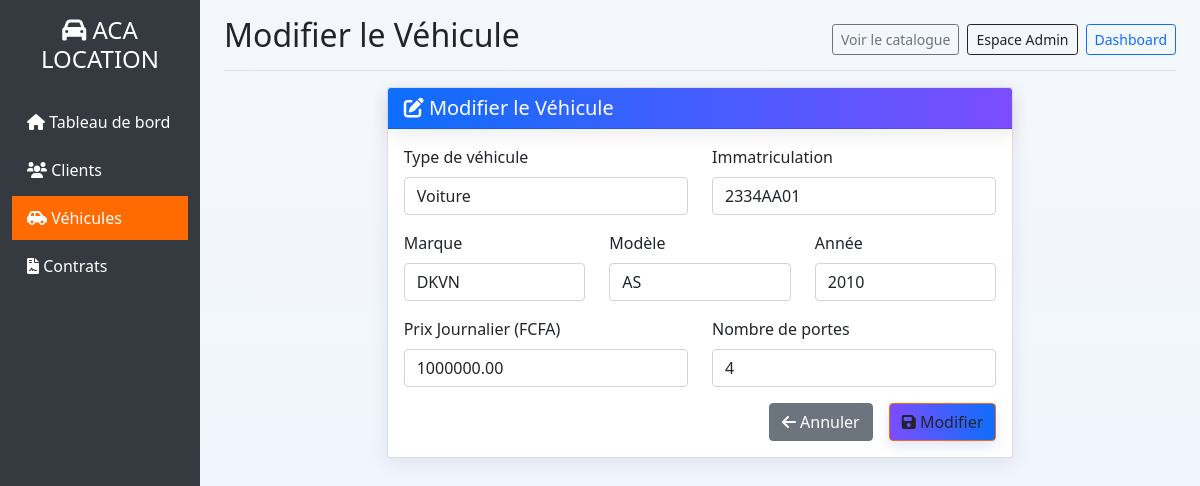
The page /vehicules/modifier/1/ (signed in) on the database its author committed.
### gestion/models.py (models this page shows, shortened)
class Vehicule(models.Model):
    TYPE_VEHICULE = [
        ('voiture', 'Voiture'),
        ('moto', 'Moto'),
    ]
    type_vehicule = models.CharField(max_length=20, choices=TYPE_VEHICULE)
    marque = models.CharField(max_length=100)
    modele = models.CharField(max_length=100)
    annee = models.IntegerField()
    immatriculation = models.CharField(max_length=20, unique=True)
    prix_journalier = models.DecimalField(max_digits=10, decimal_places=2, validators=[MinValueValidator(0)])
    cylindree = models.IntegerField(blank=True, null=True)
    nombre_portes = models.IntegerField(blank=True, null=True)
    disponible = models.BooleanField(default=True)
    image = models.ImageField(upload_to='vehicules/', blank=True, null=True)
    date_ajout = models.DateTimeField(auto_now_add=True)
    class Meta:
        verbose_name = "Véhicule"
        verbose_name_plural = "Véhicules"
        ordering = ['-date_ajout']
    class Meta:
        verbose_name = "Véhicule"
        verbose_name_plural = "Véhicules"

### gestion/views.py (the view)
# urls.py: path('vehicules/modifier/<int:id>/', views.modifier_vehicule, name='modifier_vehicule'),
@staff_member_required
def modifier_vehicule(request, id):
    vehicule = get_object_or_404(Vehicule, id=id)
    if request.method == 'POST':
        form = VehiculeForm(request.POST, instance=vehicule)
        if form.is_valid():
            form.save()
            messages.success(request, 'Véhicule modifié avec succès!')
            return redirect('liste_vehicules')
    else:
        form = VehiculeForm(instance=vehicule)
    return render(request, 'gestion/vehicules/modifier.html', {'form': form, 'vehicule': vehicule})

### gestion/forms.py
class VehiculeForm(forms.ModelForm):
    class Meta:
        model = Vehicule
        fields = ['type_vehicule', 'marque', 'modele', 'annee', 'immatriculation',
                 'prix_journalier', 'cylindree', 'nombre_portes']
        widgets = {
            'type_vehicule': forms.Select(attrs={'class': 'form-control'}),
            'marque': forms.TextInput(attrs={'class': 'form-control'}),
            'modele': forms.TextInput(attrs={'class': 'form-control'}),
            'annee': forms.NumberInput(attrs={'class': 'form-control'}),
            'immatriculation': forms.TextInput(attrs={'class': 'form-control'}),
            'prix_journalier': forms.NumberInput(attrs={'class': 'form-control', 'step': '0.01'}),
            'cylindree': forms.NumberInput(attrs={'class': 'form-control'}),
            'nombre_portes': forms.NumberInput(attrs={'class': 'form-control'}),
        }

### gestion/templates/gestion/vehicules/modifier.html (shortened to what this page needs)
{% extends 'gestion/base.html' %}
{% block page_title %}Modifier le Véhicule{% endblock %}
{% block content %}
<div class="row justify-content-center">
    <div class="col-md-8">
        <div class="card">
            <div class="card-header bg-primary-custom text-white">
                <h5 class="mb-0"><i class="fas fa-edit"></i> Modifier le Véhicule</h5>
            </div>
            <div class="card-body">
                <form method="post">
                    <div class="row">
                        <div class="col-md-6 mb-3">
                            <label for="{{ form.type_vehicule.id_for_label }}" class="form-label">Type de véhicule</label>
                            {{ form.type_vehicule }}
                        </div>
                        <div class="col-md-6 mb-3">
                            <label for="{{ form.immatriculation.id_for_label }}" class="form-label">Immatriculation</label>
                            {{ form.immatriculation }}
                        </div>
                    </div>
                    <div class="row">
                        <div class="col-md-4 mb-3">
                            <label for="{{ form.marque.id_for_label }}" class="form-label">Marque</label>
                            {{ form.marque }}
                        </div>
                        <div class="col-md-4 mb-3">
                            <label for="{{ form.modele.id_for_label }}" class="form-label">Modèle</label>
                            {{ form.modele }}
                        </div>
                        <div class="col-md-4 mb-3">
                            <label for="{{ form.annee.id_for_label }}" class="form-label">Année</label>
                            {{ form.annee }}
                        </div>
                    </div>
                    <div class="row">
                        <div class="col-md-6 mb-3">
                            <label for="{{ form.prix_journalier.id_for_label }}" class="form-label">Prix Journalier (FCFA)</label>
                            {{ form.prix_journalier }}
                        </div>
                        <div class="col-md-6 mb-3">
                            {% if vehicule.type_vehicule == 'voiture' %}
                            <label for="{{ form.nombre_portes.id_for_label }}" class="form-label">Nombre de portes</label>
                            {{ form.nombre_portes }}
                            {% else %}
                            <label for="{{ form.cylindree.id_for_label }}" class="form-label">Cylindrée (cc)</label>
                            {{ form.cylindree }}
                            {% endif %}
                        </div>
                    </div>
                    <div class="d-grid gap-2 d-md-flex justify-content-md-end">
                        <a href="{% url 'liste_vehicules' %}" class="btn btn-secondary me-md-2">
                            <i class="fas fa-arrow-left"></i> Annuler
                        </a>
                        <button type="submit" class="btn btn-primary-custom">
                            <i class="fas fa-save"></i> Modifier
                        </button>
                    </div>
                </form>
            </div>
        </div>
    </div>
</div>
{% endblock %}

### static/css/theme.css (style rules this page uses)
:root { --primary: #0d6efd; --accent: #7c4dff; --muted: #6c757d; --bg: #f4f7fb; --card: #ffffff; --success: #198754; --danger: #dc3545; --radius: 12px; --shadow: 0 6px 18px rgba(16,24,40,0.08); --glass: rgba(255,255,255,0.6); --glass-border: rgba(124,77,255,0.08); }
body { background: linear-gradient(180deg, var(--bg), #eef4ff); color: #162447; font-family: "Inter", system-ui, -apple-system, "Segoe UI", Roboto, "Helvetica Neue", Arial; -webkit-font-smoothing: antialiased; -moz-osx-font-smoothing: grayscale; padding-bottom: 40px; }
.navbar, .card-header { background: linear-gradient(90deg, var(--primary), var(--accent)); color: white !important; border-radius: 8px; box-shadow: var(--shadow); }
.card { border: none; border-radius: var(--radius); background: var(--card); box-shadow: var(--shadow); }
.btn-primary-custom { background: linear-gradient(90deg, var(--accent), var(--primary)); border: none; color: white; padding: .5rem .9rem; border-radius: 10px; box-shadow: 0 6px 12px rgba(12, 64, 255, 0.12); }

### gestion/templates/gestion/base.html (style rules this page uses)
:root { --primary-color: #ff6b00; --primary-dark: #e55a00; --light-bg: #f8f9fa; }
.bg-primary-custom { background-color: var(--primary-color) !important; }
.btn-primary-custom { background-color: var(--primary-color); border-color: var(--primary-color); }

### rows shown on the page
Vehicule: type_vehicule "Voiture", immatriculation "2334AA01", marque "DKVN", modele "AS", annee "2010", prix_journalier "1000000.00", nombre_portes "4"
